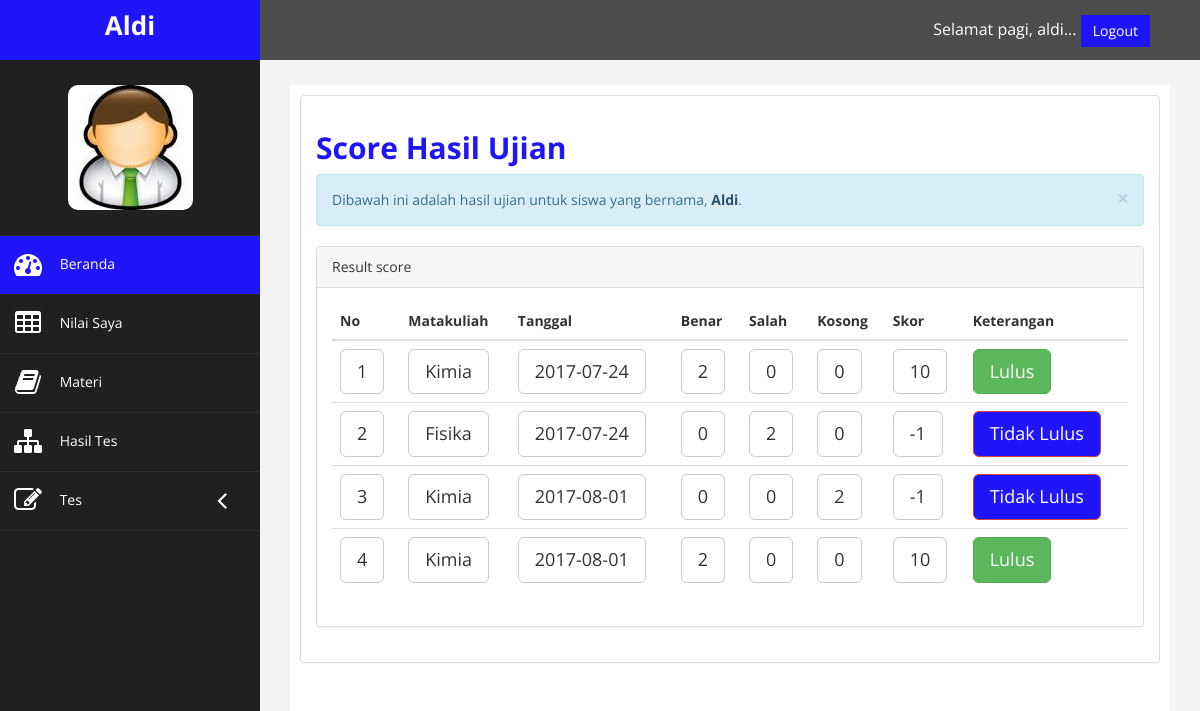
The app's page /index.php?page=nilai (signed in) with its own data.
### tables this page shows
CREATE TABLE `tabel_nilai` (
  `id_nilai` int(4) NOT NULL,
  `id_user` int(4) NOT NULL,
  `id_kategori` int(5) NOT NULL,
  `benar` int(4) NOT NULL,
  `salah` int(4) NOT NULL,
  `kosong` int(4) NOT NULL,
  `point` int(4) NOT NULL,
  `tanggal` date NOT NULL
);

CREATE TABLE `kategori` (
  `id_kategori` int(5) NOT NULL,
  `nama_kategori` varchar(100) NOT NULL,
  `aktif` enum('Y','N') NOT NULL DEFAULT 'Y'
);

### nilai.php (the view)
<?php
if (isset($_SESSION['id_user'])) {
    $id_user = $_SESSION['id_user'];
?>
    <h2><strong>Score Hasil Ujian</strong></h2>
    <div class="alert alert-info alert-dismissable">
        <button type="button" class="close" data-dismiss="alert" aria-hidden="true">×</button>
        Dibawah ini adalah hasil ujian untuk siswa yang bernama, <a href="#" class="alert-link"><?php echo ucwords($_SESSION['username']); ?></a>.
    </div>
    <div class="col-md-13">
        <div class='panel panel-default'>
            <div class='panel-heading'>
                Result score
            </div>
            <div class='panel-body'>
                <div class='table-responsive'>
                    <table class='table table-hover'>
                        <thead>
                            <tr>
                                <th>No</th>
                                <th>Matakuliah</th>
                                <th>Tanggal</th>
                                <th>Benar</th>
                                <th>Salah</th>
                                <th>Kosong</th>
                                <th>Skor</th>
                                <th>Keterangan</th>
                            </tr>
                        </thead>
                        <tbody>
                            <tr>
                                <?php
                                $no = 0;
                                $query = mysqli_query($koneksi, "SELECT * FROM `tabel_nilai` WHERE `id_user`='$id_user'");
                                while ($row = mysqli_fetch_array($query)) {
                                    $z = mysqli_fetch_array(mysqli_query($koneksi, "SELECT * FROM `kategori` WHERE `id_kategori` ='$row[id_kategori]'"));
                                ?>
                            <tr>
                                <td><span class="btn btn-default btn-lg"><?php echo $no = $no + 1; ?></span></td>
                                <td><span class="btn btn-default btn-lg"><?php echo $z['nama_kategori']; ?></span></td>
                                <td><span class="btn btn-default btn-lg"><?php echo $row['tanggal']; ?></span></td>
                                <td><span class="btn btn-default btn-lg"><?php echo $row['benar']; ?></a></span></td>
                                <td><span class="btn btn-default btn-lg"><?php echo $row['salah']; ?></span></td>
                                <td><span class="btn btn-default btn-lg"><?php echo $row['kosong']; ?></span></td>
                                <td><span class="btn btn-default btn-lg"><?php echo $row['point']; ?></span></td>
                                <td><?php if ($row['point'] > 5) {
                                        echo "<span class='btn btn-success btn-lg'>Lulus</span>";
                                    } else {
                                        echo "<span class='btn btn-danger btn-lg'>Tidak Lulus</span>";
                                    } ?></td>
                            </tr>
                        <?php
                                }
                        ?>
                        </tbody>
                    </table>
                </div>
            </div>
        </div>
    </div>
<?php } else { ?>
<p>Anda belum login. silahkan <a href="index.php">Login</a></p>
<?php } ?>
</div>

### assets/css/custom.css (style rules this page uses)
body { font-family: 'Open Sans', sans-serif; }
h2 { color: #1f15f9; }

### records on screen
tabel_nilai: id_kategori.nama_kategori "Kimia", tanggal "2017-07-24", benar "2", salah "0", kosong "0", point "10", shows "Lulus"
tabel_nilai: no "2", id_kategori.nama_kategori "Fisika", tanggal "2017-07-24", benar "0", salah "2", kosong "0", point "-1", shows "Tidak Lulus"
tabel_nilai: no "3", id_kategori.nama_kategori "Kimia", tanggal "2017-08-01", benar "0", salah "0", kosong "2", point "-1", shows "Tidak Lulus"
tabel_nilai: no "4", id_kategori.nama_kategori "Kimia", tanggal "2017-08-01", benar "2", salah "0", kosong "0", point "10", shows "Lulus"

### other values on screen
$_SESSION['username'] "Aldi"
